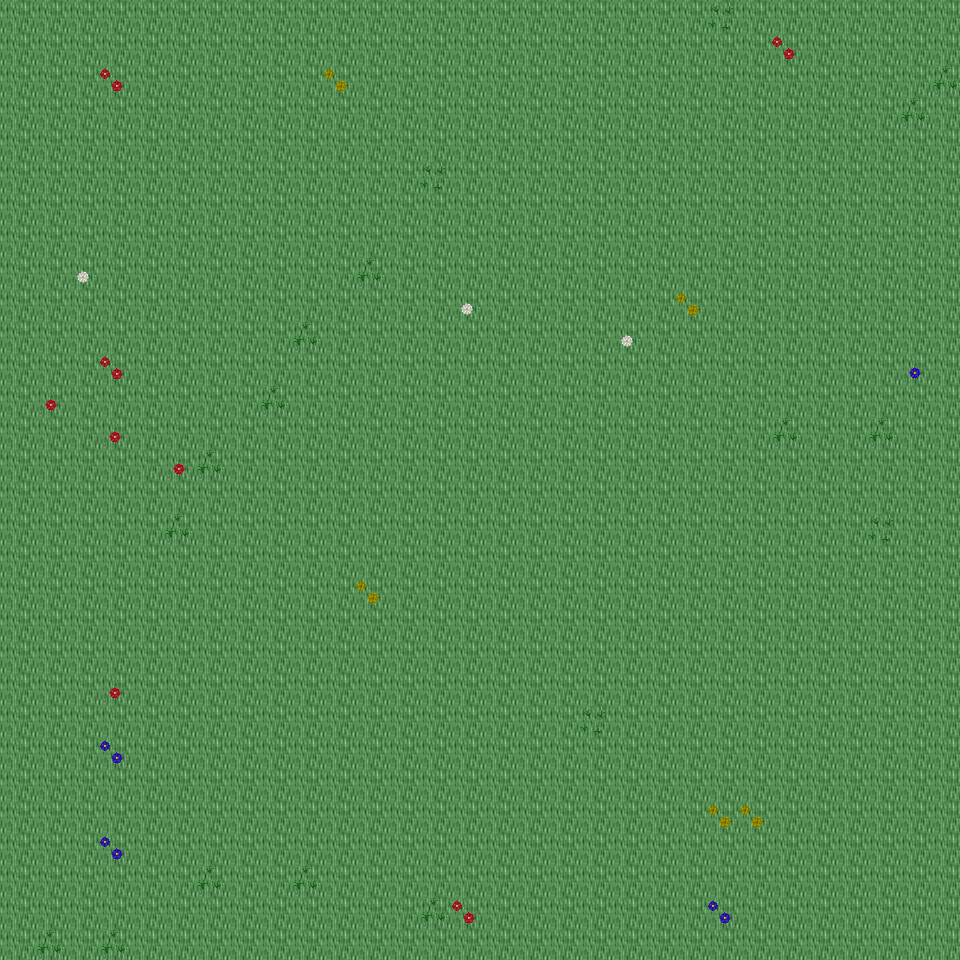

The image is a tile-based game level rendered from a .tmx file. Its description and source (layers, tilesets, objects; grid data summarised) follow:
An orthogonal 30x30 tile map with 32x32 px tiles, 6 tile layers (Ground, Object, Object2, Above, ...), 14 tilesets and 4 objects (4x mapExit).

<map version="1.0" orientation="orthogonal" renderorder="right-down" width="30" height="30" tilewidth="32" tileheight="32" nextobjectid="5">
  <tileset firstgid="1" name="tileset_ground_ground" tilewidth="32" tileheight="32" tilecount="33" columns="3">
    <image source="../drawable/tileset_ground_ground.png" width="96" height="352" />
  </tileset>
  <tileset firstgid="34" name="tileset_plant_flower_daisy_white" tilewidth="32" tileheight="32" tilecount="8" columns="2">
    <image source="../drawable/tileset_plant_flower_daisy_white.png" width="64" height="128" />
  </tileset>
  <tileset firstgid="42" name="tileset_plant_flower_daisy_yellow" tilewidth="32" tileheight="32" tilecount="8" columns="2">
    <image source="../drawable/tileset_plant_flower_daisy_yellow.png" width="64" height="128" />
  </tileset>
  <tileset firstgid="50" name="tileset_plant_flower_daisy_blue" tilewidth="32" tileheight="32" tilecount="8" columns="2">
    <image source="../drawable/tileset_plant_flower_daisy_blue.png" width="64" height="128" />
  </tileset>
  <tileset firstgid="58" name="tileset_plant_grasses" tilewidth="32" tileheight="32" tilecount="6" columns="3">
    <image source="../drawable/tileset_plant_grasses.png" width="96" height="64" />
  </tileset>
  <tileset firstgid="64" name="tileset_plant_flower_daisy_red" tilewidth="32" tileheight="32" tilecount="8" columns="2">
    <image source="../drawable/tileset_plant_flower_daisy_red.png" width="64" height="128" />
  </tileset>
  <tileset firstgid="72" name="tileset_plant_tree_tree_darkgreen" tilewidth="32" tileheight="32" tilecount="88" columns="8">
    <image source="../drawable/tileset_plant_tree_tree_darkgreen.png" width="256" height="352" />
  </tileset>
  <tileset firstgid="160" name="tileset_logic_creature_elf" tilewidth="32" tileheight="32" tilecount="16" columns="8">
    <image source="../drawable/tileset_logic_creature_elf.png" width="256" height="64" />
  </tileset>
  <tileset firstgid="176" name="tileset_logic_creature_animal" tilewidth="32" tileheight="32" tilecount="32" columns="8">
    <image source="../drawable/tileset_logic_creature_animal.png" width="256" height="128" />
  </tileset>
  <tileset firstgid="208" name="tileset_logic_collision" tilewidth="32" tileheight="32" tilecount="1" columns="1">
    <image source="../drawable/tileset_logic_collision.png" width="32" height="32" />
  </tileset>
  <tileset firstgid="209" name="tileset_logic_creature_ent" tilewidth="32" tileheight="32" tilecount="4" columns="4">
    <image source="../drawable/tileset_logic_creature_ent.png" width="128" height="32" />
  </tileset>
  <tileset firstgid="213" name="tileset_logic_creature_human_evil" tilewidth="32" tileheight="32" tilecount="16" columns="8">
    <image source="../drawable/tileset_logic_creature_human_evil.png" width="256" height="64" />
  </tileset>
  <tileset firstgid="229" name="tileset_ground_green_paving" tilewidth="32" tileheight="32" tilecount="18" columns="3">
    <image source="../drawable/tileset_ground_green_paving.png" width="96" height="192" />
  </tileset>
  <tileset firstgid="247" name="tileset_logic_protection" tilewidth="32" tileheight="32" tilecount="2" columns="2">
    <image source="../drawable/tileset_logic_protection.png" width="64" height="32" />
  </tileset>
  <layer name="Ground" width="30" height="30">
    <data>[900 cells, 900 non-empty, 1 distinct tile ids]</data>
  </layer>
  <layer name="Object" width="30" height="30">
    <data>[900 cells, 38 non-empty, 8 distinct tile ids]</data>
  </layer>
  <layer name="Object2" width="30" height="30">
    <data>[900 cells, 0 non-empty, 0 distinct tile ids]</data>
  </layer>
  <layer name="Above" width="30" height="30">
    <data>[900 cells, 0 non-empty, 0 distinct tile ids]</data>
  </layer>
  <layer name="Above2" width="30" height="30">
    <data>[900 cells, 0 non-empty, 0 distinct tile ids]</data>
  </layer>
  <layer name="Walkable" width="30" height="30">
    <data>[900 cells, 0 non-empty, 0 distinct tile ids]</data>
  </layer>
  <objectgroup name="MapEvents">
    <object id="1" name="north" type="mapExit" x="0" y="0" width="960" height="32">
      <properties>
        <property name="map" value="level_0_x189_y77" />
        <property name="x" value="0" />
        <property name="y" value="28" />
      </properties>
    </object>
    <object id="2" name="south" type="mapExit" x="0" y="928" width="960" height="32">
      <properties>
        <property name="map" value="level_0_x189_y79" />
        <property name="x" value="0" />
        <property name="y" value="1" />
      </properties>
    </object>
    <object id="3" name="west" type="mapExit" x="0" y="0" width="32" height="960">
      <properties>
        <property name="map" value="level_0_x188_y78" />
        <property name="x" value="28" />
        <property name="y" value="0" />
      </properties>
    </object>
    <object id="4" name="east" type="mapExit" x="928" y="0" width="32" height="960">
      <properties>
        <property name="map" value="level_0_x190_y78" />
        <property name="x" value="1" />
        <property name="y" value="0" />
      </properties>
    </object>
  </objectgroup>
</map>
